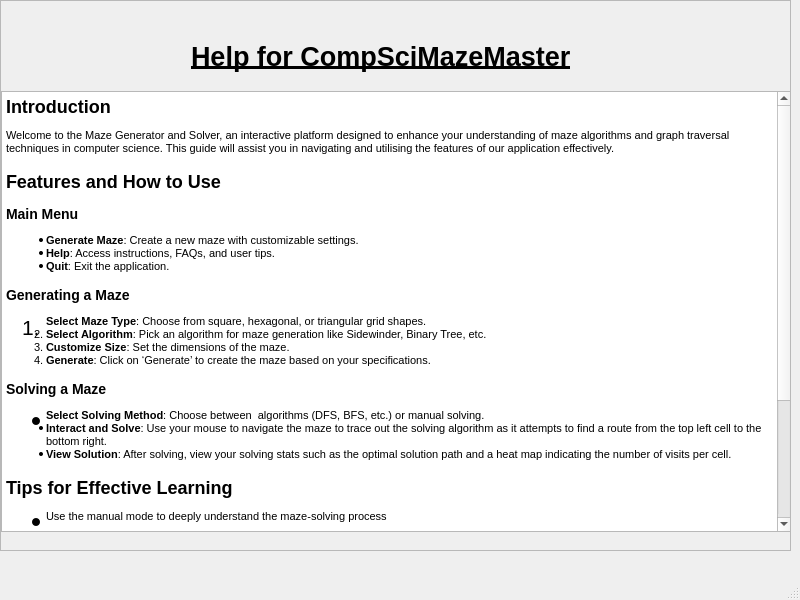
<?xml version="1.0" encoding="UTF-8"?>
<ui version="4.0">
 <class>MainWindow</class>
 <widget class="QMainWindow" name="MainWindow">
  <property name="geometry">
   <rect>
    <x>0</x>
    <y>0</y>
    <width>800</width>
    <height>600</height>
   </rect>
  </property>
  <property name="windowTitle">
   <string>MainWindow</string>
  </property>
  <widget class="QWidget" name="centralwidget">
   <widget class="QScrollArea" name="helpArea">
    <property name="geometry">
     <rect>
      <x>0</x>
      <y>0</y>
      <width>791</width>
      <height>551</height>
     </rect>
    </property>
    <property name="widgetResizable">
     <bool>true</bool>
    </property>
    <widget class="QWidget" name="scrollAreaWidgetContents">
     <property name="geometry">
      <rect>
       <x>0</x>
       <y>0</y>
       <width>789</width>
       <height>549</height>
      </rect>
     </property>
     <widget class="QTextBrowser" name="textBrowser">
      <property name="geometry">
       <rect>
        <x>0</x>
        <y>90</y>
        <width>791</width>
        <height>441</height>
       </rect>
      </property>
      <property name="html">
       <string>&lt;!DOCTYPE HTML PUBLIC &quot;-//W3C//DTD HTML 4.0//EN&quot; &quot;http://www.w3.org/TR/REC-html40/strict.dtd&quot;&gt;
&lt;html&gt;&lt;head&gt;&lt;meta name=&quot;qrichtext&quot; content=&quot;1&quot; /&gt;&lt;style type=&quot;text/css&quot;&gt;
p, li { white-space: pre-wrap; }
&lt;/style&gt;&lt;/head&gt;&lt;body style=&quot; font-family:'MS Shell Dlg 2'; font-size:8.25pt; font-weight:400; font-style:normal;&quot;&gt;
&lt;h2 style=&quot; margin-top:16px; margin-bottom:12px; margin-left:0px; margin-right:0px; -qt-block-indent:0; text-indent:0px;&quot;&gt;&lt;span style=&quot; font-size:8pt; font-weight:600;&quot;&gt;Introduction&lt;/span&gt;&lt;/h2&gt;
&lt;p style=&quot; margin-top:12px; margin-bottom:12px; margin-left:0px; margin-right:0px; -qt-block-indent:0; text-indent:0px;&quot;&gt;&lt;span style=&quot; font-size:8pt;&quot;&gt;Welcome to the Maze Generator and Solver, an interactive platform designed to enhance your understanding of maze algorithms and graph traversal techniques in computer science. This guide will assist you in navigating and utilising the features of our application effectively.&lt;/span&gt;&lt;/p&gt;
&lt;h2 style=&quot; margin-top:16px; margin-bottom:12px; margin-left:0px; margin-right:0px; -qt-block-indent:0; text-indent:0px;&quot;&gt;&lt;span style=&quot; font-size:8pt; font-weight:600;&quot;&gt;Features and How to Use&lt;/span&gt;&lt;/h2&gt;
&lt;h3 style=&quot; margin-top:14px; margin-bottom:12px; margin-left:0px; margin-right:0px; -qt-block-indent:0; text-indent:0px;&quot;&gt;&lt;span style=&quot; font-size:8pt; font-weight:600;&quot;&gt;Main Menu&lt;/span&gt;&lt;/h3&gt;
&lt;ul style=&quot;margin-top: 0px; margin-bottom: 0px; margin-left: 0px; margin-right: 0px; -qt-list-indent: 1;&quot;&gt;&lt;li style=&quot; font-size:8pt;&quot; style=&quot; margin-top:12px; margin-bottom:0px; margin-left:0px; margin-right:0px; -qt-block-indent:0; text-indent:0px;&quot;&gt;&lt;span style=&quot; font-weight:600;&quot;&gt;Generate Maze&lt;/span&gt;: Create a new maze with customizable settings.&lt;/li&gt;&lt;/ul&gt;
&lt;ul style=&quot;margin-top: 0px; margin-bottom: 0px; margin-left: 0px; margin-right: 0px; -qt-list-indent: 1;&quot;&gt;&lt;li style=&quot; font-size:8pt;&quot; style=&quot; margin-top:0px; margin-bottom:0px; margin-left:0px; margin-right:0px; -qt-block-indent:0; text-indent:0px;&quot;&gt;&lt;span style=&quot; font-weight:600;&quot;&gt;Help&lt;/span&gt;: Access instructions, FAQs, and user tips.&lt;/li&gt;
&lt;li style=&quot; font-size:8pt;&quot; style=&quot; margin-top:0px; margin-bottom:12px; margin-left:0px; margin-right:0px; -qt-block-indent:0; text-indent:0px;&quot;&gt;&lt;span style=&quot; font-weight:600;&quot;&gt;Quit&lt;/span&gt;: Exit the application.&lt;/li&gt;&lt;/ul&gt;
&lt;h3 style=&quot; margin-top:14px; margin-bottom:12px; margin-left:0px; margin-right:0px; -qt-block-indent:0; text-indent:0px;&quot;&gt;&lt;span style=&quot; font-size:16pt; font-weight:600;&quot;&gt;Generating a Maze&lt;/span&gt;&lt;/h3&gt;
&lt;ol style=&quot;margin-top: 0px; margin-bottom: 0px; margin-left: 0px; margin-right: 0px; -qt-list-indent: 1;&quot;&gt;&lt;li style=&quot; font-size:16pt;&quot; style=&quot; margin-top:12px; margin-bottom:0px; margin-left:0px; margin-right:0px; -qt-block-indent:0; text-indent:0px;&quot;&gt;&lt;span style=&quot; font-size:8pt; font-weight:600;&quot;&gt;Select Maze Type&lt;/span&gt;&lt;span style=&quot; font-size:8pt;&quot;&gt;: Choose from square, hexagonal, or triangular grid shapes.&lt;/span&gt;&lt;/li&gt;
&lt;li style=&quot; font-size:8pt;&quot; style=&quot; margin-top:0px; margin-bottom:0px; margin-left:0px; margin-right:0px; -qt-block-indent:0; text-indent:0px;&quot;&gt;&lt;span style=&quot; font-weight:600;&quot;&gt;Select Algorithm&lt;/span&gt;: Pick an algorithm for maze generation like Sidewinder, Binary Tree, etc.&lt;/li&gt;
&lt;li style=&quot; font-size:8pt;&quot; style=&quot; margin-top:0px; margin-bottom:0px; margin-left:0px; margin-right:0px; -qt-block-indent:0; text-indent:0px;&quot;&gt;&lt;span style=&quot; font-weight:600;&quot;&gt;Customize Size&lt;/span&gt;: Set the dimensions of the maze.&lt;/li&gt;
&lt;li style=&quot; font-size:8pt;&quot; style=&quot; margin-top:0px; margin-bottom:12px; margin-left:0px; margin-right:0px; -qt-block-indent:0; text-indent:0px;&quot;&gt;&lt;span style=&quot; font-weight:600;&quot;&gt;Generate&lt;/span&gt;: Click on ‘Generate’ to create the maze based on your specifications.&lt;/li&gt;&lt;/ol&gt;
&lt;h3 style=&quot; margin-top:14px; margin-bottom:12px; margin-left:0px; margin-right:0px; -qt-block-indent:0; text-indent:0px;&quot;&gt;&lt;span style=&quot; font-size:16pt; font-weight:600;&quot;&gt;Solving a Maze&lt;/span&gt;&lt;/h3&gt;
&lt;ul style=&quot;margin-top: 0px; margin-bottom: 0px; margin-left: 0px; margin-right: 0px; -qt-list-indent: 1;&quot;&gt;&lt;li style=&quot; font-size:16pt;&quot; style=&quot; margin-top:12px; margin-bottom:0px; margin-left:0px; margin-right:0px; -qt-block-indent:0; text-indent:0px;&quot;&gt;&lt;span style=&quot; font-size:8pt; font-weight:600;&quot;&gt;Select Solving Method&lt;/span&gt;&lt;span style=&quot; font-size:8pt;&quot;&gt;: Choose between  algorithms (DFS, BFS, etc.) or manual solving.&lt;/span&gt;&lt;/li&gt;
&lt;li style=&quot; font-size:8pt;&quot; style=&quot; margin-top:0px; margin-bottom:0px; margin-left:0px; margin-right:0px; -qt-block-indent:0; text-indent:0px;&quot;&gt;&lt;span style=&quot; font-weight:600;&quot;&gt;Interact and Solve&lt;/span&gt;: Use your mouse to navigate the maze to trace out the solving algorithm as it attempts to find a route from the top left cell to the bottom right.&lt;/li&gt;
&lt;li style=&quot; font-size:8pt;&quot; style=&quot; margin-top:0px; margin-bottom:12px; margin-left:0px; margin-right:0px; -qt-block-indent:0; text-indent:0px;&quot;&gt;&lt;span style=&quot; font-weight:600;&quot;&gt;View Solution&lt;/span&gt;: After solving, view your solving stats such as the optimal solution path and a heat map indicating the number of visits per cell.&lt;/li&gt;&lt;/ul&gt;
&lt;h2 style=&quot; margin-top:16px; margin-bottom:12px; margin-left:0px; margin-right:0px; -qt-block-indent:0; text-indent:0px;&quot;&gt;&lt;span style=&quot; font-size:16pt; font-weight:600;&quot;&gt;Tips for Effective Learning&lt;/span&gt;&lt;/h2&gt;
&lt;ul style=&quot;margin-top: 0px; margin-bottom: 0px; margin-left: 0px; margin-right: 0px; -qt-list-indent: 1;&quot;&gt;&lt;li style=&quot; font-size:16pt;&quot; style=&quot; margin-top:0px; margin-bottom:12px; margin-left:0px; margin-right:0px; -qt-block-indent:0; text-indent:0px;&quot;&gt;&lt;span style=&quot; font-size:8pt;&quot;&gt;Use the manual mode to deeply understand the maze-solving process&lt;/span&gt;&lt;/li&gt;
&lt;li style=&quot; font-size:8pt;&quot; style=&quot; margin-top:0px; margin-bottom:12px; margin-left:0px; margin-right:0px; -qt-block-indent:0; text-indent:0px;&quot;&gt;Utilise the program state you have access to, which tells you the current contents of the stack/queue along with neighbour information.&lt;/li&gt;&lt;/ul&gt;
&lt;ul style=&quot;margin-top: 0px; margin-bottom: 0px; margin-left: 0px; margin-right: 0px; -qt-list-indent: 1;&quot;&gt;&lt;li style=&quot; font-size:8pt;&quot; style=&quot; margin-top:0px; margin-bottom:0px; margin-left:0px; margin-right:0px; -qt-block-indent:0; text-indent:0px;&quot;&gt;Experiment with different maze types and sizes to understand their complexities.&lt;/li&gt;&lt;/ul&gt;
&lt;p style=&quot;-qt-paragraph-type:empty; margin-top:0px; margin-bottom:0px; margin-left:0px; margin-right:0px; -qt-block-indent:0; text-indent:0px; font-size:8pt;&quot;&gt;&lt;br /&gt;&lt;/p&gt;
&lt;p style=&quot; margin-top:0px; margin-bottom:0px; margin-left:0px; margin-right:0px; -qt-block-indent:0; text-indent:0px;&quot;&gt;&lt;span style=&quot; font-size:16pt; font-weight:600;&quot;&gt;Conclusion&lt;/span&gt;&lt;/p&gt;
&lt;p style=&quot; margin-top:12px; margin-bottom:12px; margin-left:0px; margin-right:0px; -qt-block-indent:0; text-indent:0px;&quot;&gt;&lt;span style=&quot; font-size:8pt;&quot;&gt;The Maze Generator and Solver is a comprehensive tool designed to make learning computer science algorithms engaging and interactive. We hope this guide assists you in exploring and mastering the intricacies of maze algorithms and graph traversal techniques. Happy learning!&lt;/span&gt;&lt;/p&gt;
&lt;p style=&quot;-qt-paragraph-type:empty; margin-top:0px; margin-bottom:0px; margin-left:0px; margin-right:0px; -qt-block-indent:0; text-indent:0px; font-size:8pt;&quot;&gt;&lt;br /&gt;&lt;/p&gt;
&lt;p style=&quot; margin-top:0px; margin-bottom:0px; margin-left:0px; margin-right:0px; -qt-block-indent:0; text-indent:0px;&quot;&gt;&lt;span style=&quot; font-size:8pt;&quot;&gt;&lt;br /&gt;&lt;/span&gt;&lt;/p&gt;&lt;/body&gt;&lt;/html&gt;</string>
      </property>
     </widget>
     <widget class="QLabel" name="label">
      <property name="geometry">
       <rect>
        <x>190</x>
        <y>30</y>
        <width>491</width>
        <height>51</height>
       </rect>
      </property>
      <property name="font">
       <font>
        <pointsize>20</pointsize>
        <weight>75</weight>
        <bold>true</bold>
        <underline>true</underline>
       </font>
      </property>
      <property name="text">
       <string>Help for CompSciMazeMaster</string>
      </property>
     </widget>
    </widget>
   </widget>
  </widget>
  <widget class="QMenuBar" name="menubar">
   <property name="geometry">
    <rect>
     <x>0</x>
     <y>0</y>
     <width>800</width>
     <height>21</height>
    </rect>
   </property>
  </widget>
  <widget class="QStatusBar" name="statusbar"/>
 </widget>
 <resources/>
 <connections/>
</ui>
